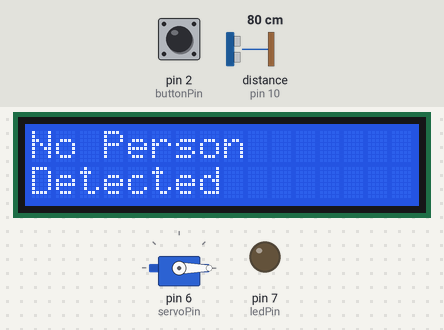
The sketch below on a simulated Arduino Uno, built with avr-gcc and run on an emulated ATmega328P. On the bench: servo, 16×2 character LCD, output pins drawn as LEDs (lit = HIGH). Wiring (inferred from the names in the program): ultrasonic range finder: trigger pin 9; echo pin 10. Inputs (shaded band) come from the test bench; at power-on: distance to the obstacle (sensor on pin 10) 80 cm, pin 2 (buttonPin) HIGH. The echo pulse lasts 58.3 µs per cm; pins used as bus, display or sensor lines are not drawn; what the sketch prints to the serial monitor is not drawn.

Above: at 3.2 s.
3.3 s: distance to the obstacle (sensor on pin 10) set to 35 cm
4.8 s: distance to the obstacle (sensor on pin 10) set to 28 cm
At 5.3 s:
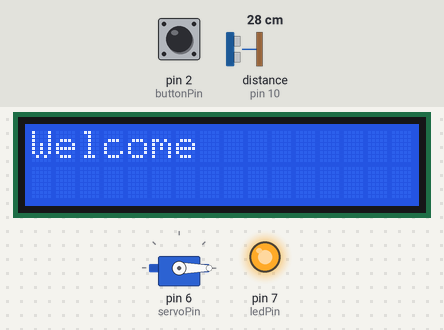
At 9.3 s:
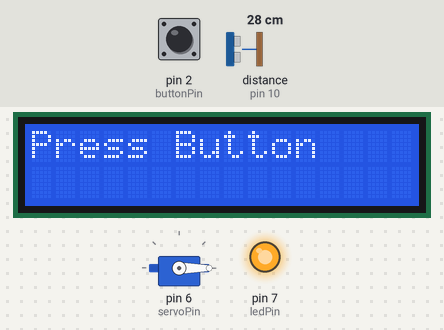
Timing chart, 0 to 10.8 s (numbered marks = the images above; inputs shaded):
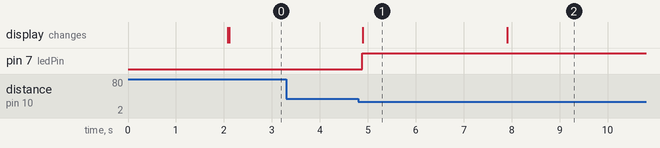

Measured:
- the behaviour switches between 32 and 31 cm on distance to the obstacle (sensor on pin 10) (found by bisection; images 0 and 1)
- after the input at 3.3 s, every drawn part: stays the same
- after the input at 4.8 s, pin 7 (ledPin): LOW → HIGH after 0.08 s; the display: changes after 0.09 s (image 1)
- what the display in image 1 shows lasts 3.0 s, from 4.9 s to 7.9 s

The sketch:

automaticdoorvlcd.ino
```cpp
#include <Servo.h>
#include <Wire.h>
#include <LiquidCrystal_I2C.h>

Servo doorServo;
LiquidCrystal_I2C lcd(0x27, 16, 2);

// Ultrasonic pins
const int trigPin = 9;
const int echoPin = 10;

// Other components
const int ledPin = 7;
const int buttonPin = 2;
const int servoPin = 6;

long duration;
int distance;

void setup() {
  pinMode(trigPin, OUTPUT);
  pinMode(echoPin, INPUT);

  pinMode(ledPin, OUTPUT);
  pinMode(buttonPin, INPUT_PULLUP);

  doorServo.attach(servoPin);
  doorServo.write(0); // Door closed

  lcd.init();
  lcd.backlight();

  lcd.setCursor(0, 0);
  lcd.print("Automatic Door");
  delay(2000);
  lcd.clear();

  Serial.begin(9600);
}

void loop() {

  // Measure distance
  digitalWrite(trigPin, LOW);
  delayMicroseconds(2);

  digitalWrite(trigPin, HIGH);
  delayMicroseconds(10);

  digitalWrite(trigPin, LOW);

  duration = pulseIn(echoPin, HIGH);
  distance = duration * 0.034 / 2;

  Serial.print("Distance: ");
  Serial.println(distance);

  // Person detected within 30 cm
  if (distance > 0 && distance <= 30) {

    digitalWrite(ledPin, HIGH);

    lcd.clear();
    lcd.setCursor(0, 0);
    lcd.print("Welcome");
    delay(3000);

    lcd.clear();
    lcd.setCursor(0, 0);
    lcd.print("Press Button");

    // Wait for button press
    while (digitalRead(buttonPin) == HIGH) {
      // Waiting...
    }

    // Open door
    lcd.clear();
    lcd.setCursor(0, 0);
    lcd.print("Door Opening");

    doorServo.write(90);
    delay(5000);

    // Close door
    lcd.clear();
    lcd.setCursor(0, 0);
    lcd.print("Door Closing");

    doorServo.write(0);
    delay(2000);

    lcd.clear();
  }
  else {
    digitalWrite(ledPin, LOW);

    lcd.setCursor(0, 0);
    lcd.print("No Person      ");
    lcd.setCursor(0, 1);
    lcd.print("Detected       ");
  }

  delay(200);
}
```
